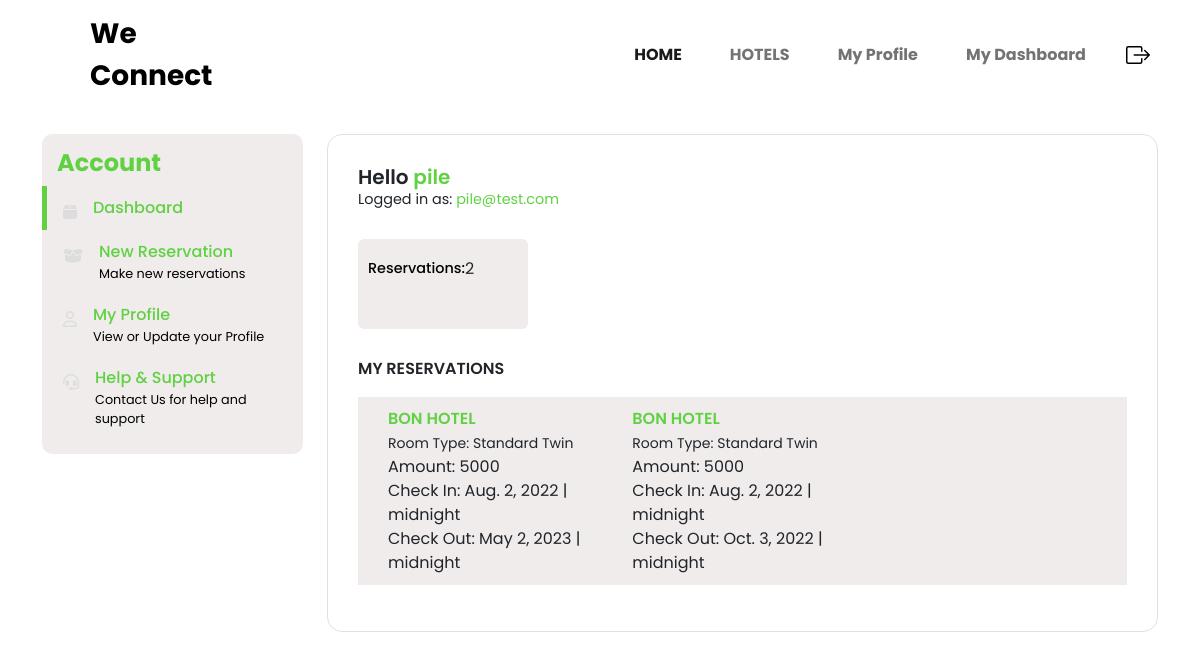
The page /dashboard/user/ (signed in) on the database as committed earlier.
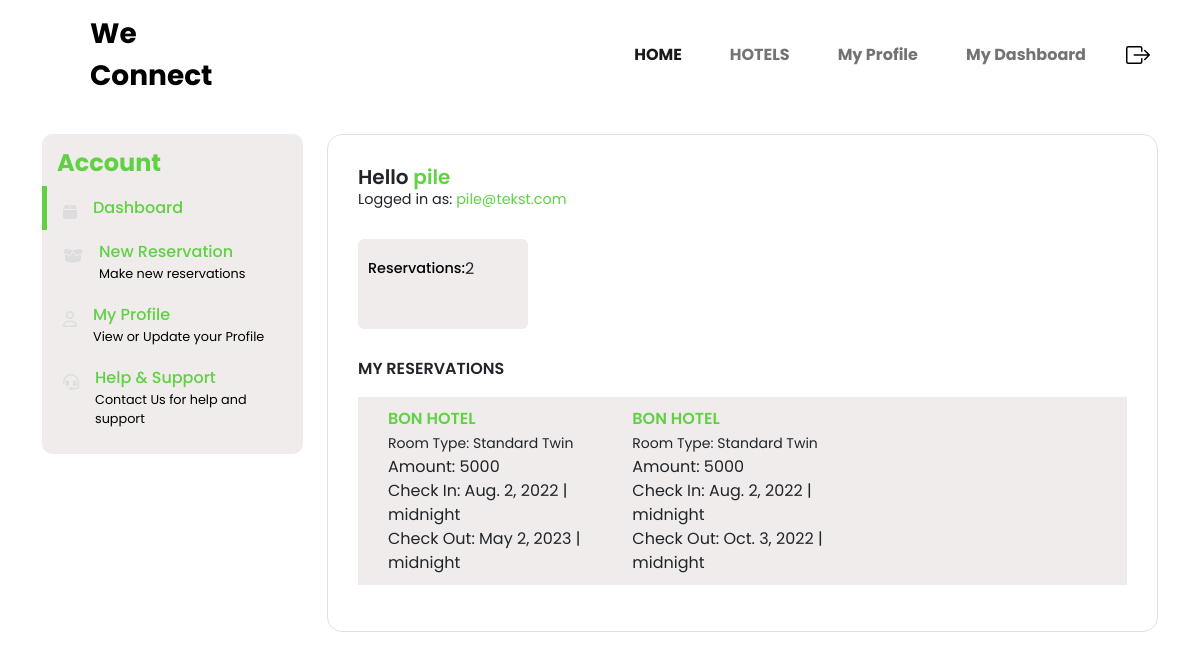
The same page on the database as committed later.
### accounts/models.py (models this page shows)
class User(AbstractUser):
    is_owner = models.BooleanField(default=False)
    is_client = models.BooleanField(default=False)
    first_name = models.CharField(max_length=100)
    last_name = models.CharField(max_length=100)
    email=models.EmailField()

### dashboard/views.py (the view)
# urls.py: path('user/', views.clientDashboard, name='clientDashboard'),
def clientDashboard(request):
    currentUser = request.user.client
    activeBookings = Bookings.objects.filter(user=currentUser.pk).all()
    return render(request, 'client.html', {'activeBookings': activeBookings})

### app/models.py (called while the page is built)
    def __str__(self):
            return self.hotel_name

    def __str__(self):
        return self.name

### dashboard/templates/client.html (shortened to what the changed rows need)
{% extends "base.html" %}
{% load static %}
{% block content %}
<!DOCTYPE html>
<html lang="en">
  <head>
 <link rel="stylesheet" href="https://cdnjs.cloudflare.com/ajax/libs/font-awesome/6.1.1/css/all.min.css" />
 <link rel="stylesheet" href="https://cdnjs.cloudflare.com/ajax/libs/font-awesome/6.1.1/css/brands.min.css" />
 <link rel="stylesheet" href="https://cdnjs.cloudflare.com/ajax/libs/font-awesome/6.1.1/css/fontawesome.min.css" />
 <link rel="stylesheet" href="https://cdnjs.cloudflare.com/ajax/libs/font-awesome/6.1.1/css/solid.min.css" />
    <link href="https://cdn.jsdelivr.net/npm/bootstrap@5.0.2/dist/css/bootstrap.min.css" rel="stylesheet">
    <link href="https://cdnjs.cloudflare.com/ajax/libs/font-awesome/4.7.0/css/font-awesome.min.css" rel="stylesheet">
    <link rel="stylesheet" type="text/css" href="{% static 'css/userDashboard.css' %}">
</head>
  <body>
    <div class="container mt-4">
        <div class="row">
            <div class="col-lg-9 my-lg-0 my-1">
                <div id="main-content" class="bg-white border">
                    <div class="d-flex flex-column">
                        <div class="h5">Hello <span style="color:#60D143">{{user.username}}</span></div>
                        <div>Logged in as: <span style="color:#60D143">{{user.email}}</span></div>
                    </div>
                </div>
            </div>
        </div>
    </div>
{% endblock content %}

Rows that differ between the two databases and show on the page:
changed User "pile": email "pile@test.com" → "pile@tekst.com"
